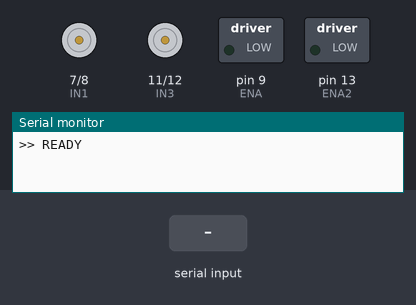
Bench run of a sketch on a simulated Arduino Uno, built with avr-gcc and run on an emulated ATmega328P. Shown: motor-driver pin pairs drawn as motors (green arrow = first pin HIGH = forward, orange = second pin HIGH = backward, longer = more drive), switched loads named in the sketch (green lamp = pin HIGH), the last lines printed to the serial monitor. The inputs (shaded band) are chosen by the test bench.

Above: at 1.2 s.
1.3 s: "Forward\n" received over Serial
At 2.5 s:
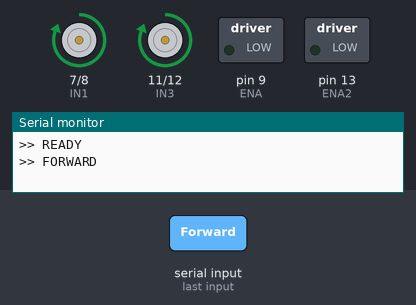
2.8 s: "Back\n" received over Serial
At 3.6 s:
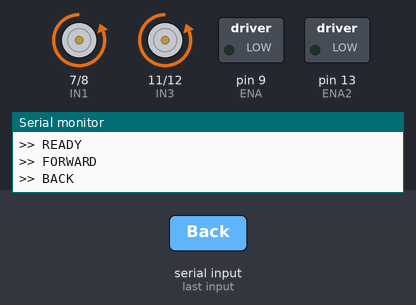
4.3 s: "Right\n" received over Serial
At 4.7 s:
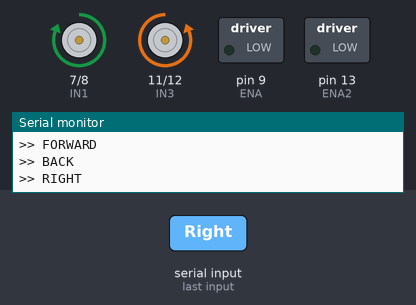
Timing chart, 0 to 7.3 s (numbered marks = the images above; inputs shaded):
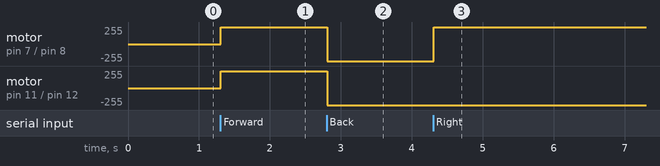

The sketch:

motors.ino
```cpp
const int IN1 = 7;
const int IN2 = 8;
const int ENA = 9;

const int IN3 = 11;
const int IN4 = 12;
const int ENA2 = 13; //idk if this is actually the pwm pin its placeholder

void setup() {
  // Left motor pins
  pinMode(IN1, OUTPUT);
  pinMode(IN2, OUTPUT);
  pinMode(ENA, OUTPUT);

 // Right motor pins
  pinMode(IN3, OUTPUT);
  pinMode(IN4, OUTPUT);
  pinMode(ENA2, OUTPUT);

  Serial.begin(9600);

  // Default state is off
  digitalWrite(IN1, LOW);
  digitalWrite(IN2, LOW);
  digitalWrite(IN3, LOW);
  digitalWrite(IN4, LOW);

  Serial.println(">> READY");
}

String currentCommand = String("");

void loop() {
  if (!Serial.available()) {
    return;
  }

  // Read command until newline
  currentCommand = Serial.readStringUntil('\n');
  currentCommand.trim();

  if (currentCommand == "Forward") {
    // Left and right motors forward
    digitalWrite(IN1, HIGH);
    digitalWrite(IN2, LOW);
    digitalWrite(IN3, HIGH);
    digitalWrite(IN4, LOW);

    Serial.println(">> FORWARD");
  }

  else if (currentCommand == "Back") {
    // Left and right motors reverse
    digitalWrite(IN1, LOW);
    digitalWrite(IN2, HIGH);
    digitalWrite(IN3, LOW);
    digitalWrite(IN4, HIGH);

    Serial.println(">> BACK");
  }

  else if (currentCommand == "Right") {
    // Left forward, right reverse
    digitalWrite(IN1, HIGH);
    digitalWrite(IN2, LOW);
    digitalWrite(IN3, LOW);
    digitalWrite(IN4, HIGH);

    Serial.println(">> RIGHT");
  }

  else if (currentCommand == "Left") {
    // Left reverse, right forward
    digitalWrite(7, LOW);
    digitalWrite(8, HIGH);
    digitalWrite(10, HIGH);
    digitalWrite(11, LOW);

    Serial.println(">> LEFT");
  }

  else if (currentCommand == "Stop") {
    // Stop both motor sides
    digitalWrite(IN1, LOW);
    digitalWrite(IN2, LOW);
    digitalWrite(IN3, LOW);
    digitalWrite(IN4, LOW);

    Serial.println(">> STOP");
  }

  else {
    Serial.println(">> UNKNOWN COMMAND");
  }
}
```

Measured:
- after the input at 1.3 s, motor on pin 7 (IN1) / pin 8 (IN2), motor on pin 11 (IN3) / pin 12 (IN4): stopped → forward 255/255 at once
- after the input at 2.8 s, motor on pin 7 (IN1) / pin 8 (IN2), motor on pin 11 (IN3) / pin 12 (IN4): forward 255/255 → backward 255/255 at once
- after the input at 4.3 s, motor on pin 7 (IN1) / pin 8 (IN2): backward 255/255 → forward 255/255 at once
